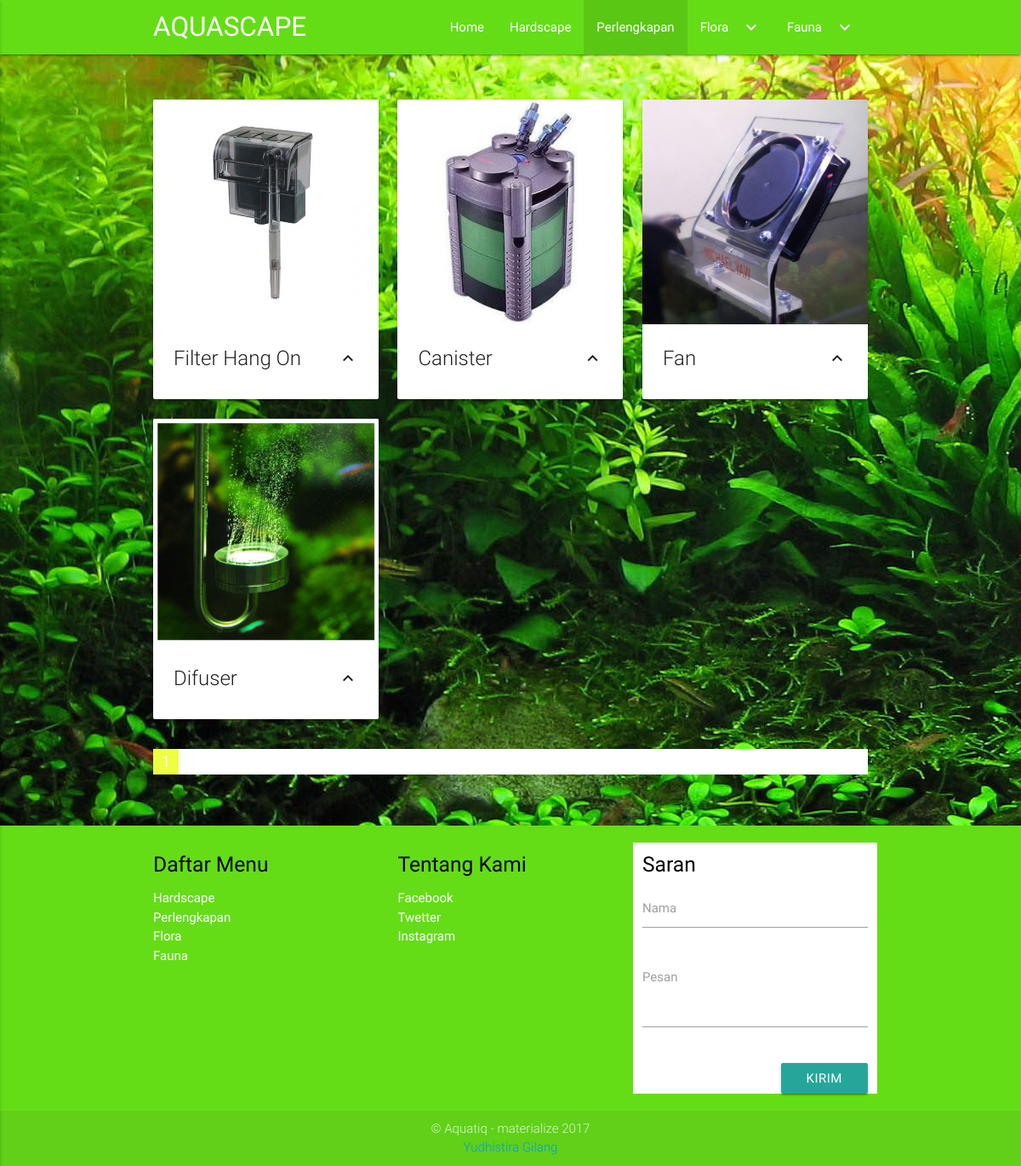
The page /perlengkapan.php on the database its author committed.
### tables this page shows
CREATE TABLE IF NOT EXISTS `perlengkapan` (
`idperlengkapan` int(11) NOT NULL,
  `NamaPerlengkapan` varchar(30) NOT NULL,
  `FungsiPerlengkapan` text NOT NULL,
  `fotoperlengkapan` varchar(100) NOT NULL
);

### perlengkapan.php (the view, shortened to what this page needs)
<?php
	include 'config.php';
 	$perhalaman = 6;
 	$data = mysqli_query($aqua,"SELECT * FROM perlengkapan");
  	$jumlahdata = mysqli_num_rows($data);
  	$jumhalaman = ceil($jumlahdata / $perhalaman);
  	$halamanaktif = (isset($_GET["halaman"])) ? $_GET["halaman"] :1;
 	$awaldata = ($perhalaman * $halamanaktif) - $perhalaman;
?>
<!DOCTYPE html>
<html>
<head>
	<link rel="stylesheet" type="text/css" href="asset/css/materialize.min.css">
</head>
<body background="back.jpg" style="">
		<nav class="light-green accent-4">
		<div class="container">
			<div class="nav-wrapper">
				<a href="index.php" class="brand-logo">AQUASCAPE</a>
				<ul class="right hide-on-med-and-down">
					<li><a href="index.php">Home</a></li>
					<li><a href="hardscape.php">Hardscape</a></li>
					<li class="active"><a href="perlengkapan.php">Perlengkapan</a></li>
					<li><a href="#" class="dropdown-button" data-activates="dropdown1">Flora <i class="material-icons right">keyboard_arrow_down</i></a></li>
					<li><a href="#" class="dropdown-button" data-activates="dropdown2">Fauna <i class="material-icons right">keyboard_arrow_down</i></a></li>
				</ul>
			</div>
		</div>
		</nav>
	<br><br>
	<div class="container">
		<div class="row">
			<?php
			include "config.php";
			$data ="SELECT * FROM perlengkapan LIMIT $awaldata, $perhalaman";
			$query = $aqua->query($data);
			while ($row = $query->fetch_array()){
			?>
			<div class="col s12 m4 l4">
				<div class="card">
					<div class="card-image waves-effect waves-light">
					<?php echo'	<img src="hardscape/'.$row['fotoperlengkapan'].'" class="activator responsive-img" alt="" />'; ?>
					</div>
					<div class="card-content">
					<?php echo'	<span class="card-title activator">'.$row['NamaPerlengkapan'].'<i class="material-icons right">keyboard_arrow_up</i></span>'; ?>
					</div>
				</div>
			</div>
			<?php
			}
			?>
		</div>
          <ul class="pagination white">
            <?php for( $i = 1; $i <= $jumhalaman; $i++) : ?>
                <?php if( $i == $halamanaktif) : ?>
                  <li class="active lime accent-2"><a href="perlengkapan.php?halaman=<?php echo $i ?>"><?php echo $i; ?></a></li>
                <?php else : ?>
                  <li class="waves-effect"><a href="perlengkapan.php?halaman=<?php echo $i ?>"><?php echo $i; ?></a></li>
                <?php endif; ?>
            <?php endfor; ?>
          </ul>
	</div>
	<br>
	<br>
	<footer class="page-footer light-green accent-4 black-text">
		<div class="container">
			<div class="row">
				<div class="col s12 m4 l4">
					<h5>Daftar Menu</h5>
					<ul>
						<li><a class="link" href="#">Hardscape</a></li>
						<li><a class="link" href="#">Perlengkapan</a></li>
						<li><a class="link" href="#">Flora</a></li>
						<li><a class="link" href="#">Fauna</a></li>
					</ul>
				</div>
				<div class="col s12 m4 l4">
					<h5>Tentang Kami</h5>
					<ul>
						<li><a class="link" href="#">Facebook</a></li>
						<li><a class="link" href="#">Twetter</a></li>
						<li><a class="link" href="#">Instagram</a></li>
					</ul>
				</div>
				<div class="col s12 m4 l4 blue white">
					<h5>Saran</h5>
					<form action="" method="POST">
						<div class="input-field ">
							<input type="text" name="nama" id="nama">
							<label for="nama">Nama</label>
						</div>
						<div class="input-field">
							<textarea id="pesan" name="pesan" class="materialize-textarea"></textarea>
          					<label for="pesan">Pesan</label>
						</div>
						<div class="input-field">
							<button class="btn waves-effect waves-light right" type="submit" name="kirim">Kirim</button>
						</div><br>
					</form>
				</div>
			</div>
		</div>
		<div class="footer-copyright">
			<div class="container center-align">
				&copy; Aquatiq - materialize 2017
				<br>
				<a href="login.php">Yudhistira Gilang</a>
			</div>
		</div>
	</footer>
</body>
</html>

### perlengkapan.php (style rules this page uses)
.link { color: white; }

### rows shown on the page
perlengkapan: fotoperlengkapan (picture), NamaPerlengkapan "Filter Hang On"
perlengkapan: fotoperlengkapan (picture), NamaPerlengkapan "Canister"
perlengkapan: fotoperlengkapan (picture), NamaPerlengkapan "Fan"
perlengkapan: fotoperlengkapan (picture), NamaPerlengkapan "Difuser"
